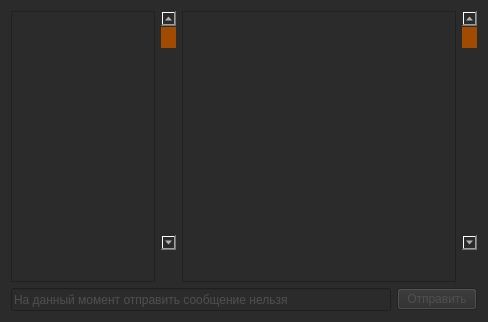
<?xml version="1.0" encoding="UTF-8"?>
<ui version="4.0">
 <class>DirectMessagesForm</class>
 <widget class="QWidget" name="DirectMessagesForm">
  <property name="geometry">
   <rect>
    <x>0</x>
    <y>0</y>
    <width>488</width>
    <height>322</height>
   </rect>
  </property>
  <property name="windowTitle">
   <string>Личные сообщения</string>
  </property>
  <property name="styleSheet">
   <string notr="true">background-color: rgb(43, 43, 43);
color: rgb(255, 255, 255);</string>
  </property>
  <layout class="QVBoxLayout" name="verticalLayout_2">
   <item>
    <layout class="QHBoxLayout" name="horizontalLayout">
     <item>
      <widget class="QTreeView" name="dialogs_list">
       <property name="maximumSize">
        <size>
         <width>144</width>
         <height>16777215</height>
        </size>
       </property>
      </widget>
     </item>
     <item>
      <widget class="QScrollBar" name="verticalScrollBar_1">
       <property name="styleSheet">
        <string notr="true">QScrollBar:vertical {
     border: 0px solid;
     background: rgb(43, 43, 43);
     width: 15px;
     margin: 16px 0 16px 0;
 }
 QScrollBar::handle:vertical {
     background: rgb(161, 75, 0);
	 border-width: 2px;
	min-height: 4px;
	 border-radius: 10px;
 }
 QScrollBar::add-line:vertical {
     border: 0px solid;
	 background-color: rgb(43, 43, 43);
     height: 16px;
     subcontrol-position: bottom;
     subcontrol-origin: margin;
	 image: url(:/arrows/up_arrow_dark.png);
 }

 QScrollBar::sub-line:vertical {
     border: 0px solid;
     background: rgb(43, 43, 43);
     height: 16px;
     subcontrol-position: top;
     subcontrol-origin: margin;
	 image: url(:/arrows/down_arrow_dark.png);
 }

 QScrollBar::add-page:vertical, QScrollBar::sub-page:vertical {
     background: none;
 }</string>
       </property>
       <property name="orientation">
        <enum>Qt::Vertical</enum>
       </property>
      </widget>
     </item>
     <item>
      <widget class="QTextEdit" name="dm_text"/>
     </item>
     <item>
      <widget class="QScrollBar" name="verticalScrollBar_3">
       <property name="styleSheet">
        <string notr="true">QScrollBar:vertical {
     border: 0px solid;
     background: rgb(43, 43, 43);
     width: 15px;
     margin: 16px 0 16px 0;
 }
 QScrollBar::handle:vertical {
     background: rgb(161, 75, 0);
	 border-width: 2px;
	min-height: 4px;
	 border-radius: 10px;
 }
 QScrollBar::add-line:vertical {
     border: 0px solid;
	 background-color: rgb(43, 43, 43);
     height: 16px;
     subcontrol-position: bottom;
     subcontrol-origin: margin;
	 image: url(:/arrows/up_arrow_dark.png);
 }

 QScrollBar::sub-line:vertical {
     border: 0px solid;
     background: rgb(43, 43, 43);
     height: 16px;
     subcontrol-position: top;
     subcontrol-origin: margin;
	 image: url(:/arrows/down_arrow_dark.png);
 }

 QScrollBar::add-page:vertical, QScrollBar::sub-page:vertical {
     background: none;
 }</string>
       </property>
       <property name="orientation">
        <enum>Qt::Vertical</enum>
       </property>
      </widget>
     </item>
    </layout>
   </item>
   <item>
    <layout class="QVBoxLayout" name="verticalLayout_3">
     <property name="topMargin">
      <number>0</number>
     </property>
     <property name="rightMargin">
      <number>0</number>
     </property>
     <item>
      <layout class="QHBoxLayout" name="horizontalLayout_6">
       <property name="topMargin">
        <number>0</number>
       </property>
       <item>
        <widget class="QLineEdit" name="message_text_2">
         <property name="enabled">
          <bool>false</bool>
         </property>
         <property name="minimumSize">
          <size>
           <width>0</width>
           <height>23</height>
          </size>
         </property>
         <property name="styleSheet">
          <string notr="true">selection-background-color: rgb(161, 75, 0);
color: rgb(79, 79, 79);</string>
         </property>
         <property name="text">
          <string>На данный момент отправить сообщение нельзя</string>
         </property>
        </widget>
       </item>
       <item>
        <widget class="QPushButton" name="send_msg_btn_2">
         <property name="enabled">
          <bool>false</bool>
         </property>
         <property name="styleSheet">
          <string notr="true">border-color: rgb(255, 119, 0); selection-background-color: rgb(255, 119, 0); color: #4f4f4f</string>
         </property>
         <property name="text">
          <string>Отправить</string>
         </property>
        </widget>
       </item>
      </layout>
     </item>
    </layout>
   </item>
  </layout>
 </widget>
 <resources>
  <include location="resources.qrc"/>
 </resources>
 <connections/>
</ui>
